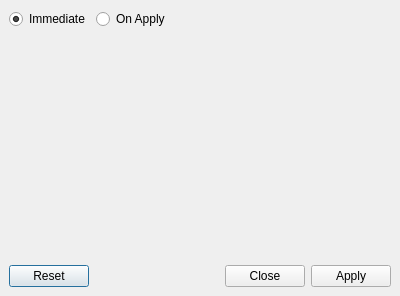
<?xml version="1.0" encoding="UTF-8"?>
<ui version="4.0">
 <class>WindowFlagsBox</class>
 <widget class="QDialog" name="WindowFlagsBox">
  <property name="geometry">
   <rect>
    <x>0</x>
    <y>0</y>
    <width>400</width>
    <height>296</height>
   </rect>
  </property>
  <property name="windowTitle">
   <string>Window flags</string>
  </property>
  <layout class="QVBoxLayout" name="verticalLayout">
   <property name="margin">
    <number>0</number>
   </property>
   <item>
    <widget class="QWidget" name="widget_2" native="true">
     <layout class="QVBoxLayout" name="verticalLayout_2">
      <item>
       <widget class="QWidget" name="widget" native="true">
        <layout class="QHBoxLayout" name="horizontalLayout">
         <property name="margin">
          <number>0</number>
         </property>
         <item>
          <widget class="QRadioButton" name="rbImmediate">
           <property name="text">
            <string>Immediate</string>
           </property>
           <property name="checked">
            <bool>true</bool>
           </property>
          </widget>
         </item>
         <item>
          <widget class="QRadioButton" name="rbApply">
           <property name="text">
            <string>On Apply</string>
           </property>
          </widget>
         </item>
         <item>
          <spacer name="horizontalSpacer">
           <property name="orientation">
            <enum>Qt::Horizontal</enum>
           </property>
           <property name="sizeHint" stdset="0">
            <size>
             <width>40</width>
             <height>20</height>
            </size>
           </property>
          </spacer>
         </item>
        </layout>
       </widget>
      </item>
      <item>
       <widget class="QWidget" name="flagsArea" native="true">
        <property name="sizePolicy">
         <sizepolicy hsizetype="Preferred" vsizetype="Expanding">
          <horstretch>0</horstretch>
          <verstretch>0</verstretch>
         </sizepolicy>
        </property>
        <layout class="QHBoxLayout" name="horizontalLayout_2">
         <property name="margin">
          <number>0</number>
         </property>
        </layout>
       </widget>
      </item>
      <item>
       <widget class="QDialogButtonBox" name="buttonBox">
        <property name="orientation">
         <enum>Qt::Horizontal</enum>
        </property>
        <property name="standardButtons">
         <set>QDialogButtonBox::Apply|QDialogButtonBox::Close|QDialogButtonBox::Reset</set>
        </property>
       </widget>
      </item>
     </layout>
    </widget>
   </item>
   <item>
    <layout class="QVBoxLayout" name="statusBarLayout"/>
   </item>
  </layout>
 </widget>
 <resources/>
 <connections>
  <connection>
   <sender>buttonBox</sender>
   <signal>accepted()</signal>
   <receiver>WindowFlagsBox</receiver>
   <slot>accept()</slot>
   <hints>
    <hint type="sourcelabel">
     <x>227</x>
     <y>282</y>
    </hint>
    <hint type="destinationlabel">
     <x>157</x>
     <y>274</y>
    </hint>
   </hints>
  </connection>
  <connection>
   <sender>buttonBox</sender>
   <signal>rejected()</signal>
   <receiver>WindowFlagsBox</receiver>
   <slot>reject()</slot>
   <hints>
    <hint type="sourcelabel">
     <x>295</x>
     <y>288</y>
    </hint>
    <hint type="destinationlabel">
     <x>286</x>
     <y>274</y>
    </hint>
   </hints>
  </connection>
  <connection>
   <sender>rbImmediate</sender>
   <signal>toggled(bool)</signal>
   <receiver>WindowFlagsBox</receiver>
   <slot>setImmediate(bool)</slot>
   <hints>
    <hint type="sourcelabel">
     <x>36</x>
     <y>25</y>
    </hint>
    <hint type="destinationlabel">
     <x>25</x>
     <y>33</y>
    </hint>
   </hints>
  </connection>
 </connections>
 <slots>
  <slot>setImmediate(bool)</slot>
 </slots>
</ui>
